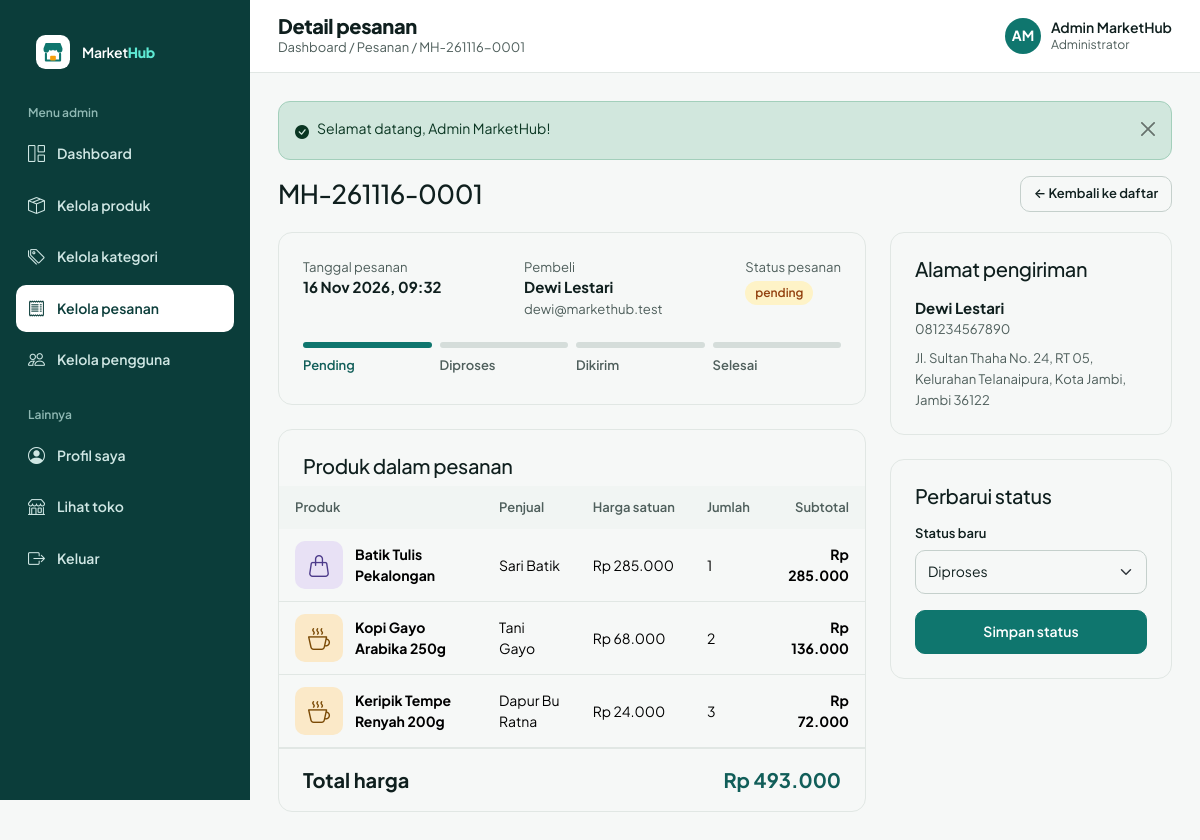
/admin/pesanan/detail.php?id=1 (signed in), run on the app's committed database.
### tables this page shows
CREATE TABLE pesanan (
  id                INT UNSIGNED NOT NULL AUTO_INCREMENT,
  user_id           INT UNSIGNED NOT NULL,
  total_harga       DECIMAL(12,0) NOT NULL,
  status_pesanan    ENUM('pending','diproses','dikirim','selesai','dibatalkan') NOT NULL DEFAULT 'pending',
  alamat_pengiriman TEXT NOT NULL,
  tanggal_pesanan   TIMESTAMP NOT NULL DEFAULT CURRENT_TIMESTAMP,
  PRIMARY KEY (id),
  KEY idx_pesanan_user (user_id),
  KEY idx_pesanan_status (status_pesanan),
  CONSTRAINT fk_pesanan_user FOREIGN KEY (user_id) REFERENCES users (id) ON DELETE RESTRICT ON UPDATE CASCADE
);

CREATE TABLE users (
  id         INT UNSIGNED NOT NULL AUTO_INCREMENT,
  nama       VARCHAR(100) NOT NULL,
  email      VARCHAR(150) NOT NULL,
  password   VARCHAR(255) NOT NULL,
  role       ENUM('admin','penjual','pembeli') NOT NULL DEFAULT 'pembeli',
  status     ENUM('aktif','nonaktif') NOT NULL DEFAULT 'aktif',  
  created_at TIMESTAMP NOT NULL DEFAULT CURRENT_TIMESTAMP,
  PRIMARY KEY (id),
  UNIQUE KEY uq_users_email (email)
);

CREATE TABLE detail_pesanan (
  id           INT UNSIGNED NOT NULL AUTO_INCREMENT,
  pesanan_id   INT UNSIGNED NOT NULL,
  produk_id    INT UNSIGNED NOT NULL,
  jumlah       INT NOT NULL,
  harga_satuan DECIMAL(12,0) NOT NULL,   
  subtotal     DECIMAL(12,0) NOT NULL,
  PRIMARY KEY (id),
  KEY idx_detail_pesanan (pesanan_id),
  KEY idx_detail_produk (produk_id),
  CONSTRAINT fk_detail_pesanan FOREIGN KEY (pesanan_id) REFERENCES pesanan (id) ON DELETE CASCADE  ON UPDATE CASCADE,
  CONSTRAINT fk_detail_produk  FOREIGN KEY (produk_id)  REFERENCES produk (id)  ON DELETE RESTRICT ON UPDATE CASCADE,
  CONSTRAINT chk_detail_jumlah CHECK (jumlah >= 1)
);

CREATE TABLE produk (
  id          INT UNSIGNED NOT NULL AUTO_INCREMENT,
  kategori_id INT UNSIGNED NOT NULL,
  penjual_id  INT UNSIGNED NOT NULL,
  nama_produk VARCHAR(150) NOT NULL,
  deskripsi   TEXT NOT NULL,
  harga       DECIMAL(12,0) NOT NULL,
  stok        INT NOT NULL DEFAULT 0,
  gambar      VARCHAR(255) DEFAULT NULL,
  created_at  TIMESTAMP NOT NULL DEFAULT CURRENT_TIMESTAMP,
  updated_at  TIMESTAMP NOT NULL DEFAULT CURRENT_TIMESTAMP ON UPDATE CURRENT_TIMESTAMP,
  PRIMARY KEY (id),
  KEY idx_produk_kategori (kategori_id),
  KEY idx_produk_penjual (penjual_id),
  CONSTRAINT fk_produk_kategori FOREIGN KEY (kategori_id) REFERENCES kategori (id) ON DELETE RESTRICT ON UPDATE CASCADE,
  CONSTRAINT fk_produk_penjual  FOREIGN KEY (penjual_id)  REFERENCES users (id)    ON DELETE RESTRICT ON UPDATE CASCADE,
  CONSTRAINT chk_produk_stok  CHECK (stok >= 0),
  CONSTRAINT chk_produk_harga CHECK (harga >= 0)
);

### admin/pesanan/detail.php (called while the page is built, shortened)
<?php
$requiredRoles = ['admin'];
require __DIR__ . '/../../includes/auth-check.php';
$scope = 'admin';
require __DIR__ . '/../../includes/pesanan-detail.php';

### auth/session.php (called while the page is built, shortened)
<?php
function current_user()
{
    static $user = false;
    if ($user !== false) {
        return $user;
    }
    $user = null;
    if (!empty($_SESSION['uid'])) {
        $row = db_row('SELECT id, nama, email, role, status, created_at FROM users WHERE id = ?', [(int) $_SESSION['uid']]);
        if ($row && $row['status'] === 'aktif') {
            $row['id'] = (int) $row['id'];
            $user = $row;
        } else {
            unset($_SESSION['uid']);
        }
    }
    return $user;
}

### auth/check-role.php (called while the page is built, shortened)
<?php
function require_login()
{
    $user = current_user();
    if ($user) {
        return $user;
    }
}
function require_role($roles = null)
{
    $user = require_login();
    return $user;
}

### includes/auth-check.php (called while the page is built)
<?php
$authUser = require_role($requiredRoles ?? null);

### includes/pesanan-detail.php (the view, shortened to what this page needs)
<?php
$id = (int) get('id');
$listUrl = $scope . '/pesanan/index.php';
$o = db_row('SELECT o.*, b.nama AS pembeli_nama, b.email AS pembeli_email FROM pesanan o JOIN users b ON b.id = o.user_id WHERE o.id = ?', [$id]);
$items = order_items($id);
$totalTampil = array_sum(array_map(function ($i) { return (int) $i['subtotal']; }, $items));
$al = parse_alamat($o['alamat_pengiriman']);
$st = $o['status_pesanan'];
$next = allowed_next_status($st, $authUser['role']);
$alur = ['pending', 'diproses', 'dikirim', 'selesai'];
$posisi = array_search($st, $alur, true);
$topTitle = 'Detail pesanan';
$topCrumb = 'Dashboard / Pesanan / ' . nomor_pesanan($o['id'], $o['tanggal_pesanan']);
require __DIR__ . '/header.php';
?>
<div class="mh-ph"><h1 class="h4"><?= e(nomor_pesanan($o['id'], $o['tanggal_pesanan'])) ?></h1>
  <a class="btn btn-outline-secondary btn-sm" href="<?= e(url($listUrl)) ?>">← Kembali ke daftar</a></div>
<div class="row g-4">
  <div class="col-lg-8">
    <div class="card card-pad">
      <div class="d-flex flex-wrap justify-content-between gap-4">
        <div><div class="text-muted small">Tanggal pesanan</div><b><?= e(tgl($o['tanggal_pesanan'], true)) ?></b></div>
        <div><div class="text-muted small">Pembeli</div><b><?= e($o['pembeli_nama']) ?></b><div class="text-muted small"><?= e($o['pembeli_email']) ?></div></div>
        <div><div class="text-muted small mb-1">Status pesanan</div><?= status_badge($st) ?></div>
      </div>
      <?php if ($st === 'dibatalkan'): ?>
        <div class="alert alert-danger mt-4 mb-0 py-2">Pesanan dibatalkan. Stok produk sudah dikembalikan.</div>
      <?php else: ?>
        <ol class="mh-steps"><?php foreach ($alur as $i => $a): ?><li class="<?= $i <= $posisi ? 'done' : '' ?>"><i></i><?= ucfirst($a) ?></li><?php endforeach; ?></ol>
      <?php endif; ?>
    </div>
    <div class="card mt-4 overflow-hidden">
      <div class="px-4 pt-4 pb-2"><h2 class="h5 mb-0"><?= $scope === 'penjual' ? 'Produk Anda dalam pesanan ini' : 'Produk dalam pesanan' ?></h2></div>
      <div class="table-responsive">
        <table class="table mh-table">
          <thead><tr><th>Produk</th><th>Penjual</th><th>Harga satuan</th><th>Jumlah</th><th class="text-end">Subtotal</th></tr></thead>
          <tbody>
          <?php foreach ($items as $it): ?>
            <tr>
              <td><div class="thumb-box"><?= produk_img($it, 'img-thumb') ?><b><?= e($it['nama_produk']) ?></b></div></td>
              <td><?= e($it['penjual_nama']) ?></td>
              <td><?= rupiah($it['harga_satuan']) ?></td>
              <td><?= (int) $it['jumlah'] ?></td>
              <td class="text-end"><b><?= rupiah($it['subtotal']) ?></b></td>
            </tr>
          <?php endforeach; ?>
          </tbody>
        </table>
      </div>
      <div class="d-flex justify-content-between px-4 py-3 border-top fs-5 fw-bold flex-wrap gap-2">
        <span><?= $scope === 'penjual' ? 'Total produk Anda' : 'Total harga' ?></span><span style="color:var(--mh-pd)"><?= rupiah($totalTampil) ?></span></div>
    </div>
  </div>
  <aside class="col-lg-4">
    <div class="card card-pad">
      <h2 class="h5 mb-3">Alamat pengiriman</h2>
      <?php if ($al['nama'] !== ''): ?><b><?= e($al['nama']) ?></b><div class="text-muted small"><?= e($al['telp']) ?></div><?php endif; ?>
      <p class="text-muted small mt-2 mb-0" style="line-height:1.6"><?= nl2br(e($al['alamat'])) ?></p>
    </div>
    <form class="card card-pad mt-4" method="post" data-confirm="Perbarui status pesanan ini?">
      <h2 class="h5 mb-3" id="status">Perbarui status</h2>
      <?php if ($next): ?>
        <label class="form-label" for="status-baru">Status baru</label>
        <select class="form-select" id="status-baru" name="status"><?php foreach ($next as $n): ?><option value="<?= $n ?>"><?= ucfirst($n) ?></option><?php endforeach; ?></select>
        <button class="btn btn-primary w-100 mt-3" type="submit">Simpan status</button>
      <?php else: ?>
        <p class="text-muted small mb-0">Status <b><?= e($st) ?></b> sudah final atau tidak dapat diubah oleh <?= e(role_label($authUser['role'])) ?>.</p>
      <?php endif; ?>
    </form>
  </aside>
</div>
<?php require __DIR__ . '/footer.php'; ?>

### includes/functions.php (shortened to what this page needs)
<?php
function db_stmt($sql, array $params = [])
{
    global $conn;
    $st = $conn->prepare($sql);
    if ($params) {
        $types = '';
        foreach ($params as $p) {
            $types .= is_int($p) ? 'i' : (is_float($p) ? 'd' : 's');
        }
        $st->bind_param($types, ...$params);
    }
    $st->execute();
    return $st;
}
function db_all($sql, array $params = [])
{
    $st = db_stmt($sql, $params);
    $rows = $st->get_result()->fetch_all(MYSQLI_ASSOC);
    return $rows;
}
function db_row($sql, array $params = [])
{
    $rows = db_all($sql, $params);
    return $rows[0] ?? null;
}
function e($v)
{
    return htmlspecialchars((string) $v, ENT_QUOTES, 'UTF-8');
}
function url($path = '')
{
    return BASE_URL . '/' . ltrim($path, '/');
}
function get($key, $default = '')
{
    $v = $_GET[$key] ?? $default;
    return is_string($v) ? trim($v) : $default;
}
function rupiah($n)
{
    return 'Rp ' . number_format((float) $n, 0, ',', '.');
}
function tgl($d, $withTime = false)
{
    $bln = ['', 'Jan', 'Feb', 'Mar', 'Apr', 'Mei', 'Jun', 'Jul', 'Agu', 'Sep', 'Okt', 'Nov', 'Des'];
    $t = strtotime($d);
    return date('j', $t) . ' ' . $bln[(int) date('n', $t)] . ' ' . date('Y', $t) . ($withTime ? ', ' . date('H:i', $t) : '');
}
function nomor_pesanan($id, $tanggal)
{
    return 'MH-' . date('ymd', strtotime($tanggal)) . '-' . str_pad((string) $id, 4, '0', STR_PAD_LEFT);
}
function status_badge($s)
{
    $s = in_array($s, STATUS_LIST, true) ? $s : 'pending';
    return '<span class="st st-' . $s . '">' . e($s) . '</span>';
}
function role_label($r)
{
    return ['admin' => 'Administrator', 'penjual' => 'Penjual', 'pembeli' => 'Pembeli'][$r] ?? $r;
}
function initials($name)
{
    $parts = preg_split('/\s+/', trim((string) $name));
    $i = strtoupper(substr($parts[0] ?? '', 0, 1) . substr($parts[1] ?? '', 0, 1));
    return $i !== '' ? $i : 'U';
}
function parse_alamat($s)
{
    if (preg_match('/^([^|\n]*)\|([^\n]*)\n(.*)$/s', (string) $s, $m)) {
        return ['nama' => $m[1], 'telp' => $m[2], 'alamat' => $m[3]];
    }
    return ['nama' => '', 'telp' => '', 'alamat' => (string) $s];
}
function logo_svg($size = 36, $inverse = false)
{
    $bg = $inverse ? '#FFFFFF' : '#0F766E';
    $fg = $inverse ? '#0F766E' : '#FFFFFF';
    return '<svg width="' . $size . '" height="' . $size . '" viewBox="0 0 36 36" aria-hidden="true"><rect width="36" height="36" rx="10" fill="' . $bg . '"/>'
        . '<path d="M8 14l2.2-5.5h15.6L28 14v1.5a3 3 0 01-6 0 3 3 0 01-4 0 3 3 0 01-4 0 3 3 0 01-6 0z" fill="' . $fg . '"/>'
        . '<path d="M10.5 20v7h15v-7" stroke="' . $fg . '" stroke-width="2.2" fill="none" stroke-linecap="round" stroke-linejoin="round"/>'
        . '<rect x="15" y="22" width="6" height="5" rx="1" fill="#F59E0B"/></svg>';
}
function kategori_style($kategoriId)
{
    $set = [
        ['#E8E1F5', '#4C3A8A', 'bi-handbag'],
        ['#FBE9C8', '#7A4A06', 'bi-cup-hot'],
        ['#D9F2EE', '#115E59', 'bi-basket2'],
        ['#FADBD2', '#8A2F17', 'bi-house-heart'],
        ['#DDEBD0', '#2F5A14', 'bi-flower1'],
        ['#E2E8F0', '#334155', 'bi-gem'],
    ];
    return $set[(((int) $kategoriId) - 1 + count($set) * 10) % count($set)];
}
function produk_img(array $p, $cls = 'img-card')
{
    [$bg, $fg, $icon] = kategori_style($p['kategori_id'] ?? 0);
    $file = $p['gambar'] ?? '';
    if ($file && is_file(UPLOAD_DIR . '/' . basename($file))) {
        $inner = '<img src="' . e(url('uploads/produk/' . basename($file))) . '" alt="' . e($p['nama_produk'] ?? 'Produk') . '" loading="lazy">';
    } else {
        $inner = '<i class="bi ' . $icon . '" aria-hidden="true"></i>';
    }
    return '<span class="mh-img ' . $cls . '" style="background:' . $bg . ';color:' . $fg . '">' . $inner . '</span>';
}
function allowed_next_status($current, $role)
{
    $map = [
        'pending'  => ['diproses', 'dibatalkan'],
        'diproses' => ['dikirim', 'dibatalkan'],
        'dikirim'  => ['selesai'],
    ];
    $next = $map[$current] ?? [];
    return $role === 'admin' ? $next : [];
}
function order_items($orderId)
{
    return db_all('SELECT d.*, p.nama_produk, p.gambar, p.kategori_id, p.penjual_id, u.nama AS penjual_nama
        FROM detail_pesanan d JOIN produk p ON p.id = d.produk_id JOIN users u ON u.id = p.penjual_id
        WHERE d.pesanan_id = ? ORDER BY d.id', [(int) $orderId]);
}

### includes/topbar.php (shortened to what this page needs)
<?php
$u = current_user();
?>
<div class="mh-tb">
  <div>
    <h1 class="mh-tb-title"><?= e($topTitle ?? 'Dashboard') ?></h1>
    <div class="mh-tb-crumb"><?= e($topCrumb ?? tanggal_panjang()) ?></div>
  </div>
  <div class="ms-auto d-flex align-items-center gap-3">
    <span class="mh-me"><span class="mh-av mh-av-dark"><?= e(initials($u['nama'])) ?></span>
      <span class="d-none d-sm-block lh-sm"><?= e($u['nama']) ?><small class="d-block text-muted fw-normal"><?= e(role_label($u['role'])) ?></small></span></span>
  </div>
</div>

### data on the page
pesanan: topCrumb "Dashboard / Pesanan / MH-261116-0001", nomor_pesanan($o['id'], $o['tanggal_pesanan']) "MH-261116-0001", tanggal_pesanan "16 Nov 2026, 09:32", user.nama "Dewi Lestari", user.email "dewi@markethub.test", status_pesanan "pending", alamat_pengiriman.nama "081234567890", alamat_pengiriman.nama "Jl. Sultan Thaha No. 24, RT 05, Kelurahan Telanaipura, Kota Jambi, Jambi 36122"
users: nama "AM", nama "Admin MarketHub", role "Administrator"
detail_pesanan: produk.nama_produk "Batik Tulis Pekalongan", users.nama "Sari Batik", harga_satuan "Rp 285.000", jumlah "1", subtotal "Rp 285.000"
detail_pesanan: produk.nama_produk "Kopi Gayo Arabika 250g", users.nama "Tani Gayo", harga_satuan "Rp 68.000", jumlah "2", subtotal "Rp 136.000"
detail_pesanan: produk.nama_produk "Keripik Tempe Renyah 200g", users.nama "Dapur Bu Ratna", harga_satuan "Rp 24.000", jumlah "3", subtotal "Rp 72.000"

### other printed values
$label "Dashboard"
$label "Kelola produk"
$label "Kelola kategori"
$label "Kelola pesanan"
$label "Kelola pengguna"
$topTitle "Detail pesanan"
$fl['msg'] "Selamat datang, Admin MarketHub!"
$a "Pending"
$a "Diproses"
$a "Dikirim"
$a "Selesai"
rupiah($totalTampil) "Rp 493.000"
form field status "Diproses"
